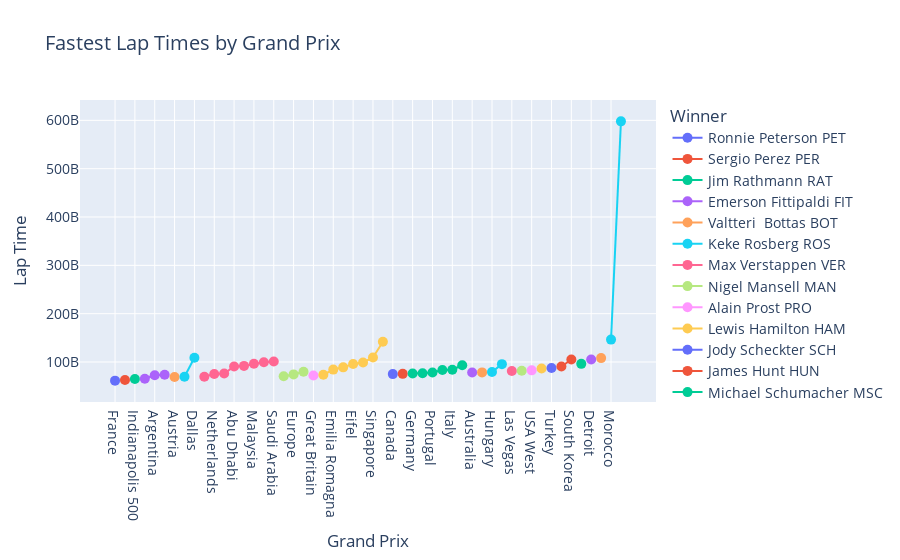

Write notebook code for a chart like this one.
### Code cell
fig = px.line(df_fastest_lap, x='Grand Prix', y='Lap Time', color='Winner', 
              hover_data=['Car', 'Date'], title='Fastest Lap Times by Grand Prix')
fig.update_traces(mode='markers+lines', marker=dict(size=10))
fig.update_layout(
    title_font=dict(size=20),
    xaxis_title='Grand Prix',
    yaxis_title='Lap Time',
    font=dict(size=14),
    coloraxis=dict(colorscale='Viridis')
)
fig.show()

### Figure 1 — Plotly figure (JSON) as saved in the notebook; plotly's stock layout.template omitted (floating-point values rounded to 4 significant figures)
{"data": [{"customdata": [["Lotus Ford", "1974-07-07T00:00:00"]], "hovertemplate": "Winner=Ronnie Peterson PET<br>Grand Prix=%{x}<br>Lap Time=%{y}<br>Car=%{customdata[0]}<br>Date=%{customdata[1]}<extra></extra>", "legendgroup": "Ronnie Peterson PET", "line": {"color": "#636efa", "dash": "solid"}, "marker": {"size": 10, "symbol": "circle"}, "mode": "markers+lines", "name": "Ronnie Peterson PET", "orientation": "v", "showlegend": true, "type": "scatter", "x": ["France"], "xaxis": "x", "y": [61437750000], "yaxis": "y"}, {"customdata": [["Racing Point BWT Mercedes", "2020-12-06T00:00:00"]], "hovertemplate": "Winner=Sergio Perez PER<br>Grand Prix=%{x}<br>Lap Time=%{y}<br>Car=%{customdata[0]}<br>Date=%{customdata[1]}<extra></extra>", "legendgroup": "Sergio Perez PER", "line": {"color": "#EF553B", "dash": "solid"}, "marker": {"size": 10, "symbol": "circle"}, "mode": "markers+lines", "name": "Sergio Perez PER", "orientation": "v", "showlegend": true, "type": "scatter", "x": ["Sakhir"], "xaxis": "x", "y": [62932344827], "yaxis": "y"}, {"customdata": [["Watson Offenhauser", "1960-05-30T00:00:00"]], "hovertemplate": "Winner=Jim Rathmann RAT<br>Grand Prix=%{x}<br>Lap Time=%{y}<br>Car=%{customdata[0]}<br>Date=%{customdata[1]}<extra></extra>", "legendgroup": "Jim Rathmann RAT", "line": {"color": "#00cc96", "dash": "solid"}, "marker": {"size": 10, "symbol": "circle"}, "mode": "markers+lines", "name": "Jim Rathmann RAT", "orientation": "v", "showlegend": true, "type": "scatter", "x": ["Indianapolis 500"], "xaxis": "x", "y": [64856800000], "yaxis": "y"}, {"customdata": [["Lotus Ford", "1970-10-04T00:00:00"], ["Lotus Ford", "1973-01-28T00:00:00"], ["Lotus Ford", "1972-06-04T00:00:00"]], "hovertemplate": "Winner=Emerson Fittipaldi FIT<br>Grand Prix=%{x}<br>Lap Time=%{y}<br>Car=%{customdata[0]}<br>Date=%{customdata[1]}<extra></extra>", "legendgroup": "Emerson Fittipaldi FIT", "line": {"color": "#ab63fa", "dash": "solid"}, "marker": {"size": 10, "symbol": "circle"}, "mode": "markers+lines", "name": "Emerson Fittipaldi FIT", "orientation": "v", "showlegend": true, "type": "scatter", "x": ["United States", "Argentina", "Belgium"], "xaxis": "x", "y": [65303611111, 72689791666, 73490588235], "yaxis": "y"}, {"customdata": [["Mercedes", "2017-07-09T00:00:00"]], "hovertemplate": "Winner=Valtteri  Bottas BOT<br>Grand Prix=%{x}<br>Lap Time=%{y}<br>Car=%{customdata[0]}<br>Date=%{customdata[1]}<extra></extra>", "legendgroup": "Valtteri  Bottas BOT", "line": {"color": "#FFA15A", "dash": "solid"}, "marker": {"size": 10, "symbol": "circle"}, "mode": "markers+lines", "name": "Valtteri  Bottas BOT", "orientation": "v", "showlegend": true, "type": "scatter", "x": ["Austria"], "xaxis": "x", "y": [69134126760], "yaxis": "y"}, {"customdata": [["Williams Ford", "1982-08-29T00:00:00"], ["Williams Honda", "1984-07-08T00:00:00"]], "hovertemplate": "Winner=Keke Rosberg ROS<br>Grand Prix=%{x}<br>Lap Time=%{y}<br>Car=%{customdata[0]}<br>Date=%{customdata[1]}<extra></extra>", "legendgroup": "Keke Rosberg ROS", "line": {"color": "#19d3f3", "dash": "solid"}, "marker": {"size": 10, "symbol": "circle"}, "mode": "markers+lines", "name": "Keke Rosberg ROS", "orientation": "v", "showlegend": true, "type": "scatter", "x": ["Switzerland", "Dallas"], "xaxis": "x", "y": [69513587500, 108695776119], "yaxis": "y"}, {"customdata": [["Red Bull Racing Honda", "2021-06-27T00:00:00"], ["Red Bull Racing Honda", "2021-09-05T00:00:00"], ["Red Bull Racing Honda", "2021-05-23T00:00:00"], ["Red Bull Racing RBPT", "2022-11-20T00:00:00"], ["Red Bull Racing Honda", "2020-08-09T00:00:00"], ["Red Bull Racing TAG Heuer", "2017-10-01T00:00:00"], ["Red Bull Racing RBPT", "2022-05-08T00:00:00"], ["Red Bull Racing RBPT", "2022-03-27T00:00:00"]], "hovertemplate": "Winner=Max Verstappen VER<br>Grand Prix=%{x}<br>Lap Time=%{y}<br>Car=%{customdata[0]}<br>Date=%{customdata[1]}<extra></extra>", "legendgroup": "Max Verstappen VER", "line": {"color": "#FF6692", "dash": "solid"}, "marker": {"size": 10, "symbol": "circle"}, "mode": "markers+lines", "name": "Max Verstappen VER", "orientation": "v", "showlegend": true, "type": "scatter", "x": ["Styria", "Netherlands", "Monaco", "Abu Dhabi", "70th Anniversary", "Malaysia", "Miami", "Saudi Arabia"], "xaxis": "x", "y": [69562323943, 75074930555, 76113076923, 90791620689, 91961403846, 96451607142, 99372947368, 101185860000], "yaxis": "y"}, {"customdata": [["Williams Honda", "1985-10-19T00:00:00"], ["Williams Honda", "1985-10-06T00:00:00"], ["Williams Renault", "1992-03-22T00:00:00"]], "hovertemplate": "Winner=Nigel Mansell MAN<br>Grand Prix=%{x}<br>Lap Time=%{y}<br>Car=%{customdata[0]}<br>Date=%{customdata[1]}<extra></extra>", "legendgroup": "Nigel Mansell MAN", "line": {"color": "#B6E880", "dash": "solid"}, "marker": {"size": 10, "symbol": "circle"}, "mode": "markers+lines", "name": "Nigel Mansell MAN", "orientation": "v", "showlegend": true, "type": "scatter", "x": ["South Africa", "Europe", "Mexico"], "xaxis": "x", "y": [70704880000, 74374786666, 79907057971], "yaxis": "y"}, {"customdata": [["McLaren TAG", "1985-07-21T00:00:00"]], "hovertemplate": "Winner=Alain Prost PRO<br>Grand Prix=%{x}<br>Lap Time=%{y}<br>Car=%{customdata[0]}<br>Date=%{customdata[1]}<extra></extra>", "legendgroup": "Alain Prost PRO", "line": {"color": "#FF97FF", "dash": "solid"}, "marker": {"size": 10, "symbol": "circle"}, "mode": "markers+lines", "name": "Alain Prost PRO", "orientation": "v", "showlegend": true, "type": "scatter", "x": ["Great Britain"], "xaxis": "x", "y": [72160553846], "yaxis": "y"}, {"customdata": [["Mercedes", "2018-11-11T00:00:00"], ["Mercedes", "2020-11-01T00:00:00"], ["Mercedes", "2021-11-21T00:00:00"], ["Mercedes", "2020-10-11T00:00:00"], ["Mercedes", "2018-09-30T00:00:00"], ["Mercedes", "2018-09-16T00:00:00"], ["Mercedes", "2020-09-13T00:00:00"]], "hovertemplate": "Winner=Lewis Hamilton HAM<br>Grand Prix=%{x}<br>Lap Time=%{y}<br>Car=%{customdata[0]}<br>Date=%{customdata[1]}<extra></extra>", "legendgroup": "Lewis Hamilton HAM", "line": {"color": "#FECB52", "dash": "solid"}, "marker": {"size": 10, "symbol": "circle"}, "mode": "markers+lines", "name": "Lewis Hamilton HAM", "orientation": "v", "showlegend": true, "type": "scatter", "x": ["Brazil", "Emilia Romagna", "Qatar", "Eifel", "Russia", "Singapore", "Tuscany"], "xaxis": "x", "y": [73648816901, 84324285714, 88920543859, 95827350000, 98965679245, 109370672131, 141950169491], "yaxis": "y"}, {"customdata": [["Wolf Ford", "1977-10-09T00:00:00"]], "hovertemplate": "Winner=Jody Scheckter SCH<br>Grand Prix=%{x}<br>Lap Time=%{y}<br>Car=%{customdata[0]}<br>Date=%{customdata[1]}<extra></extra>", "legendgroup": "Jody Scheckter SCH", "line": {"color": "#636efa", "dash": "solid"}, "marker": {"size": 10, "symbol": "circle"}, "mode": "markers+lines", "name": "Jody Scheckter SCH", "orientation": "v", "showlegend": true, "type": "scatter", "x": ["Canada"], "xaxis": "x", "y": [75000000000], "yaxis": "y"}, {"customdata": [["McLaren Ford", "1977-10-23T00:00:00"]], "hovertemplate": "Winner=James Hunt HUN<br>Grand Prix=%{x}<br>Lap Time=%{y}<br>Car=%{customdata[0]}<br>Date=%{customdata[1]}<extra></extra>", "legendgroup": "James Hunt HUN", "line": {"color": "#EF553B", "dash": "solid"}, "marker": {"size": 10, "symbol": "circle"}, "mode": "markers+lines", "name": "James Hunt HUN", "orientation": "v", "showlegend": true, "type": "scatter", "x": ["Japan"], "xaxis": "x", "y": [75502465753], "yaxis": "y"}, {"customdata": [["Ferrari", "2004-07-25T00:00:00"], ["Benetton Ford", "1994-04-17T00:00:00"], ["Benetton Ford", "1993-09-26T00:00:00"], ["Ferrari", "2004-04-25T00:00:00"], ["Ferrari", "2003-09-14T00:00:00"], ["Ferrari", "2004-04-04T00:00:00"]], "hovertemplate": "Winner=Michael Schumacher MSC<br>Grand Prix=%{x}<br>Lap Time=%{y}<br>Car=%{customdata[0]}<br>Date=%{customdata[1]}<extra></extra>", "legendgroup": "Michael Schumacher MSC", "line": {"color": "#00cc96", "dash": "solid"}, "marker": {"size": 10, "symbol": "circle"}, "mode": "markers+lines", "name": "Michael Schumacher MSC", "orientation": "v", "showlegend": true, "type": "scatter", "x": ["Germany", "Pacific", "Portugal", "San Marino", "Italy", "Bahrain"], "xaxis": "x", "y": [76285575757, 76646903614, 78398718309, 83543064516, 84147886792, 93243421052], "yaxis": "y"}, {"customdata": [["McLaren Honda", "1992-11-08T00:00:00"]], "hovertemplate": "Winner=Gerhard Berger BER<br>Grand Prix=%{x}<br>Lap Time=%{y}<br>Car=%{customdata[0]}<br>Date=%{customdata[1]}<extra></extra>", "legendgroup": "Gerhard Berger BER", "line": {"color": "#ab63fa", "dash": "solid"}, "marker": {"size": 10, "symbol": "circle"}, "mode": "markers+lines", "name": "Gerhard Berger BER", "orientation": "v", "showlegend": true, "type": "scatter", "x": ["Australia"], "xaxis": "x", "y": [78229097560], "yaxis": "y"}, {"customdata": [["Renault", "2006-05-14T00:00:00"]], "hovertemplate": "Winner=Fernando Alonso ALO<br>Grand Prix=%{x}<br>Lap Time=%{y}<br>Car=%{customdata[0]}<br>Date=%{customdata[1]}<extra></extra>", "legendgroup": "Fernando Alonso ALO", "line": {"color": "#FFA15A", "dash": "solid"}, "marker": {"size": 10, "symbol": "circle"}, "mode": "markers+lines", "name": "Fernando Alonso ALO", "orientation": "v", "showlegend": true, "type": "scatter", "x": ["Spain"], "xaxis": "x", "y": [78511500000], "yaxis": "y"}, {"customdata": [["Ferrari", "2002-08-18T00:00:00"], ["Ferrari", "2004-09-26T00:00:00"]], "hovertemplate": "Winner=Rubens Barrichello BAR<br>Grand Prix=%{x}<br>Lap Time=%{y}<br>Car=%{customdata[0]}<br>Date=%{customdata[1]}<extra></extra>", "legendgroup": "Rubens Barrichello BAR", "line": {"color": "#19d3f3", "dash": "solid"}, "marker": {"size": 10, "symbol": "circle"}, "mode": "markers+lines", "name": "Rubens Barrichello BAR", "orientation": "v", "showlegend": true, "type": "scatter", "x": ["Hungary", "China"], "xaxis": "x", "y": [79337675324, 95578928571], "yaxis": "y"}, {"customdata": [["Tyrrell Ford", "1982-09-25T00:00:00"]], "hovertemplate": "Winner=Michele Alboreto ALB<br>Grand Prix=%{x}<br>Lap Time=%{y}<br>Car=%{customdata[0]}<br>Date=%{customdata[1]}<extra></extra>", "legendgroup": "Michele Alboreto ALB", "line": {"color": "#FF6692", "dash": "solid"}, "marker": {"size": 10, "symbol": "circle"}, "mode": "markers+lines", "name": "Michele Alboreto ALB", "orientation": "v", "showlegend": true, "type": "scatter", "x": ["Las Vegas"], "xaxis": "x", "y": [81558506666], "yaxis": "y"}, {"customdata": [["Williams Renault", "1997-09-28T00:00:00"]], "hovertemplate": "Winner=Jacques Villeneuve VIL<br>Grand Prix=%{x}<br>Lap Time=%{y}<br>Car=%{customdata[0]}<br>Date=%{customdata[1]}<extra></extra>", "legendgroup": "Jacques Villeneuve VIL", "line": {"color": "#B6E880", "dash": "solid"}, "marker": {"size": 10, "symbol": "circle"}, "mode": "markers+lines", "name": "Jacques Villeneuve VIL", "orientation": "v", "showlegend": true, "type": "scatter", "x": ["Luxembourg"], "xaxis": "x", "y": [81908104477], "yaxis": "y"}, {"customdata": [["Brabham Ford", "1980-03-30T00:00:00"]], "hovertemplate": "Winner=Nelson Piquet PIQ<br>Grand Prix=%{x}<br>Lap Time=%{y}<br>Car=%{customdata[0]}<br>Date=%{customdata[1]}<extra></extra>", "legendgroup": "Nelson Piquet PIQ", "line": {"color": "#FF97FF", "dash": "solid"}, "marker": {"size": 10, "symbol": "circle"}, "mode": "markers+lines", "name": "Nelson Piquet PIQ", "orientation": "v", "showlegend": true, "type": "scatter", "x": ["USA West"], "xaxis": "x", "y": [82731875000], "yaxis": "y"}, {"customdata": [["Brabham Alfa Romeo", "1978-06-17T00:00:00"]], "hovertemplate": "Winner=Niki Lauda LAU<br>Grand Prix=%{x}<br>Lap Time=%{y}<br>Car=%{customdata[0]}<br>Date=%{customdata[1]}<extra></extra>", "legendgroup": "Niki Lauda LAU", "line": {"color": "#FECB52", "dash": "solid"}, "marker": {"size": 10, "symbol": "circle"}, "mode": "markers+lines", "name": "Niki Lauda LAU", "orientation": "v", "showlegend": true, "type": "scatter", "x": ["Sweden"], "xaxis": "x", "y": [86580085714], "yaxis": "y"}, {"customdata": [["McLaren Mercedes", "2005-08-21T00:00:00"]], "hovertemplate": "Winner=Kimi Räikkönen RAI<br>Grand Prix=%{x}<br>Lap Time=%{y}<br>Car=%{customdata[0]}<br>Date=%{customdata[1]}<extra></extra>", "legendgroup": "Kimi Räikkönen RAI", "line": {"color": "#636efa", "dash": "solid"}, "marker": {"size": 10, "symbol": "circle"}, "mode": "markers+lines", "name": "Kimi Räikkönen RAI", "orientation": "v", "showlegend": true, "type": "scatter", "x": ["Turkey"], "xaxis": "x", "y": [87490586206], "yaxis": "y"}, {"customdata": [["Red Bull Racing Renault", "2011-10-30T00:00:00"], ["Red Bull Racing Renault", "2012-10-14T00:00:00"]], "hovertemplate": "Winner=Sebastian Vettel VET<br>Grand Prix=%{x}<br>Lap Time=%{y}<br>Car=%{customdata[0]}<br>Date=%{customdata[1]}<extra></extra>", "legendgroup": "Sebastian Vettel VET", "line": {"color": "#EF553B", "dash": "solid"}, "marker": {"size": 10, "symbol": "circle"}, "mode": "markers+lines", "name": "Sebastian Vettel VET", "orientation": "v", "showlegend": true, "type": "scatter", "x": ["India", "South Korea"], "xaxis": "x", "y": [90583366666, 105248200000], "yaxis": "y"}, {"customdata": [["Williams Ford", "1980-10-05T00:00:00"]], "hovertemplate": "Winner=Alan  Jones JON<br>Grand Prix=%{x}<br>Lap Time=%{y}<br>Car=%{customdata[0]}<br>Date=%{customdata[1]}<extra></extra>", "legendgroup": "Alan  Jones JON", "line": {"color": "#00cc96", "dash": "solid"}, "marker": {"size": 10, "symbol": "circle"}, "mode": "markers+lines", "name": "Alan  Jones JON", "orientation": "v", "showlegend": true, "type": "scatter", "x": ["USA East"], "xaxis": "x", "y": [96204237288], "yaxis": "y"}, {"customdata": [["Lotus Honda", "1987-06-21T00:00:00"]], "hovertemplate": "Winner=Ayrton Senna SEN<br>Grand Prix=%{x}<br>Lap Time=%{y}<br>Car=%{customdata[0]}<br>Date=%{customdata[1]}<extra></extra>", "legendgroup": "Ayrton Senna SEN", "line": {"color": "#ab63fa", "dash": "solid"}, "marker": {"size": 10, "symbol": "circle"}, "mode": "markers+lines", "name": "Ayrton Senna SEN", "orientation": "v", "showlegend": true, "type": "scatter", "x": ["Detroit"], "xaxis": "x", "y": [105021555555], "yaxis": "y"}, {"customdata": [["Mercedes", "2019-04-28T00:00:00"]], "hovertemplate": "Winner=Valtteri Bottas BOT<br>Grand Prix=%{x}<br>Lap Time=%{y}<br>Car=%{customdata[0]}<br>Date=%{customdata[1]}<extra></extra>", "legendgroup": "Valtteri Bottas BOT", "line": {"color": "#FFA15A", "dash": "solid"}, "marker": {"size": 10, "symbol": "circle"}, "mode": "markers+lines", "name": "Valtteri Bottas BOT", "orientation": "v", "showlegend": true, "type": "scatter", "x": ["Azerbaijan"], "xaxis": "x", "y": [108096901960], "yaxis": "y"}, {"customdata": [["Vanwall", "1958-10-19T00:00:00"], ["Vanwall", "1957-08-18T00:00:00"]], "hovertemplate": "Winner=Stirling Moss MOS<br>Grand Prix=%{x}<br>Lap Time=%{y}<br>Car=%{customdata[0]}<br>Date=%{customdata[1]}<extra></extra>", "legendgroup": "Stirling Moss MOS", "line": {"color": "#19d3f3", "dash": "solid"}, "marker": {"size": 10, "symbol": "circle"}, "mode": "markers+lines", "name": "Stirling Moss MOS", "orientation": "v", "showlegend": true, "type": "scatter", "x": ["Morocco", "Pescara"], "xaxis": "x", "y": [146322641509, 597927777777], "yaxis": "y"}], "layout": {"coloraxis": {"colorscale": [[0, "#440154"], [0.1111, "#482878"], [0.2222, "#3e4989"], [0.3333, "#31688e"], [0.4444, "#26828e"], [0.5556, "#1f9e89"], [0.6667, "#35b779"], [0.7778, "#6ece58"], [0.8889, "#b5de2b"], [1, "#fde725"]]}, "font": {"size": 14}, "legend": {"title": {"text": "Winner"}, "tracegroupgap": 0}, "title": {"font": {"size": 20}, "text": "Fastest Lap Times by Grand Prix"}, "xaxis": {"anchor": "y", "domain": [0, 1], "title": {"text": "Grand Prix"}}, "yaxis": {"anchor": "x", "domain": [0, 1], "title": {"text": "Lap Time"}}}}
